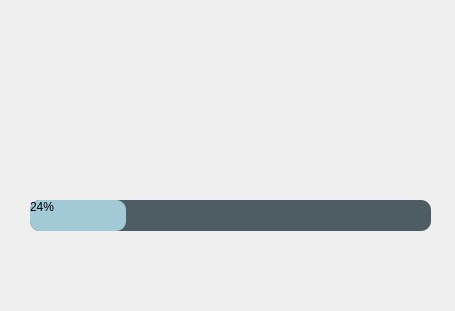
<?xml version="1.0" encoding="UTF-8"?>
<ui version="4.0">
 <class>loadingScreenWindow</class>
 <widget class="QMainWindow" name="loadingScreenWindow">
  <property name="geometry">
   <rect>
    <x>0</x>
    <y>0</y>
    <width>455</width>
    <height>311</height>
   </rect>
  </property>
  <property name="windowTitle">
   <string>MainWindow</string>
  </property>
  <widget class="QWidget" name="centralwidget">
   <property name="styleSheet">
    <string notr="true">border-image: url(:/images/load1.png);</string>
   </property>
   <widget class="QLabel" name="label">
    <property name="geometry">
     <rect>
      <x>170</x>
      <y>20</y>
      <width>131</width>
      <height>121</height>
     </rect>
    </property>
    <property name="styleSheet">
     <string notr="true">border-image: url(:/images/logo.png);</string>
    </property>
    <property name="text">
     <string/>
    </property>
   </widget>
   <widget class="QProgressBar" name="progressBar">
    <property name="geometry">
     <rect>
      <x>30</x>
      <y>200</y>
      <width>401</width>
      <height>31</height>
     </rect>
    </property>
    <property name="styleSheet">
     <string notr="true">QProgressBar{
	border-radius: 10px;
	background-color: rgb(78, 93, 100);
}
QProgressBar::chunk{
	border-radius: 10px;
	background-color: rgb(162, 202, 214);
}</string>
    </property>
    <property name="value">
     <number>24</number>
    </property>
   </widget>
  </widget>
 </widget>
 <resources>
  <include location="res.qrc"/>
 </resources>
 <connections/>
</ui>
